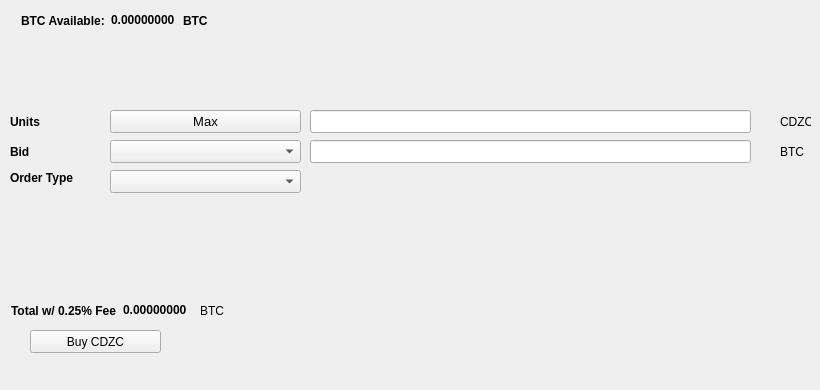
   <widget class="QWidget" name="BuyTab">
    <attribute name="title">
     <string>Buy</string>
    </attribute>
    <widget class="QPushButton" name="BuyCDZC">
     <property name="geometry">
      <rect>
       <x>30</x>
       <y>330</y>
       <width>131</width>
       <height>23</height>
      </rect>
     </property>
     <property name="text">
      <string>Buy CDZC</string>
     </property>
     <property name="icon">
      <iconset resource="../cryptodezirecash.qrc">
       <normaloff>:/icons/bitcoin</normaloff>:/icons/bitcoin</iconset>
     </property>
    </widget>
    <widget class="QLabel" name="label_3">
     <property name="geometry">
      <rect>
       <x>10</x>
       <y>110</y>
       <width>46</width>
       <height>23</height>
      </rect>
     </property>
     <property name="font">
      <font>
       <weight>75</weight>
       <bold>true</bold>
      </font>
     </property>
     <property name="text">
      <string>Units</string>
     </property>
    </widget>
    <widget class="QLineEdit" name="UnitsInput">
     <property name="geometry">
      <rect>
       <x>310</x>
       <y>110</y>
       <width>441</width>
       <height>23</height>
      </rect>
     </property>
     <property name="font">
      <font>
       <pointsize>9</pointsize>
       <weight>75</weight>
       <bold>true</bold>
      </font>
     </property>
    </widget>
    <widget class="QLineEdit" name="BuyBidPriceEdit">
     <property name="geometry">
      <rect>
       <x>310</x>
       <y>140</y>
       <width>441</width>
       <height>23</height>
      </rect>
     </property>
     <property name="font">
      <font>
       <pointsize>9</pointsize>
       <weight>75</weight>
       <bold>true</bold>
      </font>
     </property>
    </widget>
    <widget class="QLabel" name="label_4">
     <property name="geometry">
      <rect>
       <x>780</x>
       <y>110</y>
       <width>31</width>
       <height>23</height>
      </rect>
     </property>
     <property name="text">
      <string>CDZC</string>
     </property>
    </widget>
    <widget class="QLabel" name="label_5">
     <property name="geometry">
      <rect>
       <x>780</x>
       <y>140</y>
       <width>31</width>
       <height>23</height>
      </rect>
     </property>
     <property name="text">
      <string>BTC</string>
     </property>
    </widget>
    <widget class="QLabel" name="label_6">
     <property name="geometry">
      <rect>
       <x>10</x>
       <y>140</y>
       <width>46</width>
       <height>23</height>
      </rect>
     </property>
     <property name="font">
      <font>
       <weight>75</weight>
       <bold>true</bold>
      </font>
     </property>
     <property name="text">
      <string>Bid</string>
     </property>
    </widget>
    <widget class="QLabel" name="label_7">
     <property name="geometry">
      <rect>
       <x>10</x>
       <y>170</y>
       <width>91</width>
       <height>16</height>
      </rect>
     </property>
     <property name="font">
      <font>
       <weight>75</weight>
       <bold>true</bold>
      </font>
     </property>
     <property name="text">
      <string>Order Type</string>
     </property>
    </widget>
    <widget class="QPushButton" name="Buy_Max_Amount">
     <property name="geometry">
      <rect>
       <x>110</x>
       <y>110</y>
       <width>191</width>
       <height>23</height>
      </rect>
     </property>
     <property name="font">
      <font>
       <pointsize>10</pointsize>
      </font>
     </property>
     <property name="text">
      <string>Max</string>
     </property>
    </widget>
    <widget class="QComboBox" name="BuyBidcomboBox">
     <property name="geometry">
      <rect>
       <x>110</x>
       <y>140</y>
       <width>191</width>
       <height>23</height>
      </rect>
     </property>
     <property name="font">
      <font>
       <pointsize>10</pointsize>
      </font>
     </property>
    </widget>
    <widget class="QComboBox" name="buyOrdertypeCombo">
     <property name="geometry">
      <rect>
       <x>110</x>
       <y>170</y>
       <width>191</width>
       <height>23</height>
      </rect>
     </property>
     <property name="font">
      <font>
       <pointsize>10</pointsize>
      </font>
     </property>
    </widget>
    <widget class="QWidget" name="layoutWidget1">
     <property name="geometry">
      <rect>
       <x>21</x>
       <y>11</y>
       <width>227</width>
       <height>19</height>
      </rect>
     </property>
     <layout class="QHBoxLayout" name="horizontalLayout_3">
      <item>
       <widget class="QLabel" name="label232">
        <property name="font">
         <font>
          <weight>75</weight>
          <bold>true</bold>
         </font>
        </property>
        <property name="text">
         <string>BTC Available:</string>
        </property>
       </widget>
      </item>
      <item>
       <widget class="QLabel" name="BtcAvailableLbl">
        <property name="palette">
         <palette>
          <active>
           <colorrole role="WindowText">
            <brush brushstyle="SolidPattern">
             <color alpha="255">
              <red>0</red>
              <green>0</green>
              <blue>0</blue>
             </color>
            </brush>
           </colorrole>
           <colorrole role="Button">
            <brush brushstyle="SolidPattern">
             <color alpha="255">
              <red>0</red>
              <green>170</green>
              <blue>0</blue>
             </color>
            </brush>
           </colorrole>
           <colorrole role="Light">
            <brush brushstyle="SolidPattern">
             <color alpha="255">
              <red>0</red>
              <green>255</green>
              <blue>0</blue>
             </color>
            </brush>
           </colorrole>
           <colorrole role="Midlight">
            <brush brushstyle="SolidPattern">
             <color alpha="255">
              <red>0</red>
              <green>212</green>
              <blue>0</blue>
             </color>
            </brush>
           </colorrole>
           <colorrole role="Dark">
            <brush brushstyle="SolidPattern">
             <color alpha="255">
              <red>0</red>
              <green>85</green>
              <blue>0</blue>
             </color>
            </brush>
           </colorrole>
           <colorrole role="Mid">
            <brush brushstyle="SolidPattern">
             <color alpha="255">
              <red>0</red>
              <green>113</green>
              <blue>0</blue>
             </color>
            </brush>
           </colorrole>
           <colorrole role="Text">
            <brush brushstyle="SolidPattern">
             <color alpha="255">
              <red>0</red>
              <green>170</green>
              <blue>0</blue>
             </color>
            </brush>
           </colorrole>
           <colorrole role="BrightText">
            <brush brushstyle="SolidPattern">
             <color alpha="255">
              <red>255</red>
              <green>255</green>
              <blue>255</blue>
             </color>
            </brush>
           </colorrole>
           <colorrole role="ButtonText">
            <brush brushstyle="SolidPattern">
             <color alpha="255">
              <red>0</red>
              <green>0</green>
              <blue>0</blue>
             </color>
            </brush>
           </colorrole>
           <colorrole role="Base">
            <brush brushstyle="SolidPattern">
             <color alpha="255">
              <red>255</red>
              <green>255</green>
              <blue>255</blue>
             </color>
            </brush>
           </colorrole>
           <colorrole role="Window">
            <brush brushstyle="SolidPattern">
             <color alpha="255">
              <red>0</red>
              <green>170</green>
              <blue>0</blue>
             </color>
            </brush>
           </colorrole>
           <colorrole role="Shadow">
            <brush brushstyle="SolidPattern">
             <color alpha="255">
              <red>0</red>
              <green>0</green>
              <blue>0</blue>
             </color>
            </brush>
           </colorrole>
           <colorrole role="AlternateBase">
            <brush brushstyle="SolidPattern">
             <color alpha="255">
              <red>127</red>
              <green>212</green>
              <blue>127</blue>
             </color>
            </brush>
           </colorrole>
           <colorrole role="ToolTipBase">
            <brush brushstyle="SolidPattern">
             <color alpha="255">
              <red>255</red>
              <green>255</green>
              <blue>220</blue>
             </color>
            </brush>
           </colorrole>
           <colorrole role="ToolTipText">
            <brush brushstyle="SolidPattern">
             <color alpha="255">
              <red>0</red>
              <green>0</green>
              <blue>0</blue>
             </color>
            </brush>
           </colorrole>
          </active>
          <inactive>
           <colorrole role="WindowText">
            <brush brushstyle="SolidPattern">
             <color alpha="255">
              <red>0</red>
              <green>0</green>
              <blue>0</blue>
             </color>
            </brush>
           </colorrole>
           <colorrole role="Button">
            <brush brushstyle="SolidPattern">
             <color alpha="255">
              <red>0</red>
              <green>170</green>
              <blue>0</blue>
             </color>
            </brush>
           </colorrole>
           <colorrole role="Light">
            <brush brushstyle="SolidPattern">
             <color alpha="255">
              <red>0</red>
              <green>255</green>
              <blue>0</blue>
             </color>
            </brush>
           </colorrole>
           <colorrole role="Midlight">
            <brush brushstyle="SolidPattern">
             <color alpha="255">
              <red>0</red>
              <green>212</green>
              <blue>0</blue>
             </color>
            </brush>
           </colorrole>
           <colorrole role="Dark">
            <brush brushstyle="SolidPattern">
             <color alpha="255">
              <red>0</red>
              <green>85</green>
              <blue>0</blue>
             </color>
            </brush>
           </colorrole>
           <colorrole role="Mid">
            <brush brushstyle="SolidPattern">
             <color alpha="255">
              <red>0</red>
              <green>113</green>
              <blue>0</blue>
             </color>
            </brush>
           </colorrole>
           <colorrole role="Text">
            <brush brushstyle="SolidPattern">
             <color alpha="255">
              <red>0</red>
              <green>170</green>
              <blue>0</blue>
             </color>
            </brush>
           </colorrole>
           <colorrole role="BrightText">
            <brush brushstyle="SolidPattern">
             <color alpha="255">
              <red>255</red>
              <green>255</green>
              <blue>255</blue>
             </color>
            </brush>
           </colorrole>
           <colorrole role="ButtonText">
            <brush brushstyle="SolidPattern">
             <color alpha="255">
              <red>0</red>
              <green>0</green>
              <blue>0</blue>
             </color>
            </brush>
           </colorrole>
           <colorrole role="Base">
            <brush brushstyle="SolidPattern">
             <color alpha="255">
              <red>255</red>
              <green>255</green>
              <blue>255</blue>
             </color>
            </brush>
           </colorrole>
           <colorrole role="Window">
            <brush brushstyle="SolidPattern">
             <color alpha="255">
              <red>0</red>
              <green>170</green>
              <blue>0</blue>
             </color>
            </brush>
           </colorrole>
           <colorrole role="Shadow">
            <brush brushstyle="SolidPattern">
             <color alpha="255">
              <red>0</red>
              <green>0</green>
              <blue>0</blue>
             </color>
            </brush>
           </colorrole>
           <colorrole role="AlternateBase">
            <brush brushstyle="SolidPattern">
             <color alpha="255">
              <red>127</red>
              <green>212</green>
              <blue>127</blue>
             </color>
            </brush>
           </colorrole>
           <colorrole role="ToolTipBase">
            <brush brushstyle="SolidPattern">
             <color alpha="255">
              <red>255</red>
              <green>255</green>
              <blue>220</blue>
             </color>
            </brush>
           </colorrole>
           <colorrole role="ToolTipText">
            <brush brushstyle="SolidPattern">
             <color alpha="255">
              <red>0</red>
              <green>0</green>
              <blue>0</blue>
             </color>
            </brush>
           </colorrole>
          </inactive>
          <disabled>
           <colorrole role="WindowText">
            <brush brushstyle="SolidPattern">
             <color alpha="255">
              <red>0</red>
              <green>85</green>
              <blue>0</blue>
             </color>
            </brush>
           </colorrole>
           <colorrole role="Button">
            <brush brushstyle="SolidPattern">
             <color alpha="255">
              <red>0</red>
              <green>170</green>
              <blue>0</blue>
             </color>
            </brush>
           </colorrole>
           <colorrole role="Light">
            <brush brushstyle="SolidPattern">
             <color alpha="255">
              <red>0</red>
              <green>255</green>
              <blue>0</blue>
             </color>
            </brush>
           </colorrole>
           <colorrole role="Midlight">
            <brush brushstyle="SolidPattern">
             <color alpha="255">
              <red>0</red>
              <green>212</green>
              <blue>0</blue>
             </color>
            </brush>
           </colorrole>
           <colorrole role="Dark">
            <brush brushstyle="SolidPattern">
             <color alpha="255">
              <red>0</red>
              <green>85</green>
              <blue>0</blue>
             </color>
            </brush>
           </colorrole>
           <colorrole role="Mid">
            <brush brushstyle="SolidPattern">
             <color alpha="255">
              <red>0</red>
              <green>113</green>
              <blue>0</blue>
             </color>
            </brush>
           </colorrole>
           <colorrole role="Text">
            <brush brushstyle="SolidPattern">
             <color alpha="255">
              <red>0</red>
              <green>85</green>
              <blue>0</blue>
             </color>
            </brush>
           </colorrole>
           <colorrole role="BrightText">
            <brush brushstyle="SolidPattern">
             <color alpha="255">
              <red>255</red>
              <green>255</green>
              <blue>255</blue>
             </color>
            </brush>
           </colorrole>
           <colorrole role="ButtonText">
            <brush brushstyle="SolidPattern">
             <color alpha="255">
              <red>0</red>
              <green>85</green>
              <blue>0</blue>
             </color>
            </brush>
           </colorrole>
           <colorrole role="Base">
            <brush brushstyle="SolidPattern">
             <color alpha="255">
              <red>0</red>
              <green>170</green>
              <blue>0</blue>
             </color>
            </brush>
           </colorrole>
           <colorrole role="Window">
            <brush brushstyle="SolidPattern">
             <color alpha="255">
              <red>0</red>
              <green>170</green>
              <blue>0</blue>
             </color>
            </brush>
           </colorrole>
           <colorrole role="Shadow">
            <brush brushstyle="SolidPattern">
             <color alpha="255">
              <red>0</red>
              <green>0</green>
              <blue>0</blue>
             </color>
            </brush>
           </colorrole>
           <colorrole role="AlternateBase">
            <brush brushstyle="SolidPattern">
             <color alpha="255">
              <red>0</red>
              <green>170</green>
              <blue>0</blue>
             </color>
            </brush>
           </colorrole>
           <colorrole role="ToolTipBase">
            <brush brushstyle="SolidPattern">
             <color alpha="255">
              <red>255</red>
              <green>255</green>
              <blue>220</blue>
             </color>
            </brush>
           </colorrole>
           <colorrole role="ToolTipText">
            <brush brushstyle="SolidPattern">
             <color alpha="255">
              <red>0</red>
              <green>0</green>
              <blue>0</blue>
             </color>
            </brush>
           </colorrole>
          </disabled>
         </palette>
        </property>
        <property name="font">
         <font>
          <weight>75</weight>
          <bold>true</bold>
         </font>
        </property>
        <property name="text">
         <string>0.00000000</string>
        </property>
        <property name="textInteractionFlags">
         <set>Qt::LinksAccessibleByMouse|Qt::TextSelectableByKeyboard|Qt::TextSelectableByMouse</set>
        </property>
       </widget>
      </item>
      <item>
       <widget class="QLabel" name="BtcAvailableLbl_2">
        <property name="font">
         <font>
          <weight>75</weight>
          <bold>true</bold>
         </font>
        </property>
        <property name="text">
         <string>BTC</string>
        </property>
       </widget>
      </item>
     </layout>
    </widget>
    <widget class="QWidget" name="layoutWidge2">
     <property name="geometry">
      <rect>
       <x>11</x>
       <y>301</y>
       <width>259</width>
       <height>19</height>
      </rect>
     </property>
     <layout class="QHBoxLayout" name="horizontalLayout_4">
      <item>
       <widget class="QLabel" name="label_9">
        <property name="font">
         <font>
          <weight>75</weight>
          <bold>true</bold>
         </font>
        </property>
        <property name="text">
         <string>Total w/ 0.25% Fee</string>
        </property>
       </widget>
      </item>
      <item>
       <widget class="QLabel" name="BuyCostLabel">
        <property name="palette">
         <palette>
          <active>
           <colorrole role="WindowText">
            <brush brushstyle="SolidPattern">
             <color alpha="255">
              <red>0</red>
              <green>0</green>
              <blue>0</blue>
             </color>
            </brush>
           </colorrole>
           <colorrole role="Button">
            <brush brushstyle="SolidPattern">
             <color alpha="255">
              <red>0</red>
              <green>170</green>
              <blue>0</blue>
             </color>
            </brush>
           </colorrole>
           <colorrole role="Light">
            <brush brushstyle="SolidPattern">
             <color alpha="255">
              <red>0</red>
              <green>255</green>
              <blue>0</blue>
             </color>
            </brush>
           </colorrole>
           <colorrole role="Midlight">
            <brush brushstyle="SolidPattern">
             <color alpha="255">
              <red>0</red>
              <green>212</green>
              <blue>0</blue>
             </color>
            </brush>
           </colorrole>
           <colorrole role="Dark">
            <brush brushstyle="SolidPattern">
             <color alpha="255">
              <red>0</red>
              <green>85</green>
              <blue>0</blue>
             </color>
            </brush>
           </colorrole>
           <colorrole role="Mid">
            <brush brushstyle="SolidPattern">
             <color alpha="255">
              <red>0</red>
              <green>113</green>
              <blue>0</blue>
             </color>
            </brush>
           </colorrole>
           <colorrole role="Text">
            <brush brushstyle="SolidPattern">
             <color alpha="255">
              <red>0</red>
              <green>170</green>
              <blue>0</blue>
             </color>
            </brush>
           </colorrole>
           <colorrole role="BrightText">
            <brush brushstyle="SolidPattern">
             <color alpha="255">
              <red>255</red>
              <green>255</green>
              <blue>255</blue>
             </color>
            </brush>
           </colorrole>
           <colorrole role="ButtonText">
            <brush brushstyle="SolidPattern">
             <color alpha="255">
              <red>0</red>
              <green>0</green>
              <blue>0</blue>
             </color>
            </brush>
           </colorrole>
           <colorrole role="Base">
            <brush brushstyle="SolidPattern">
             <color alpha="255">
              <red>255</red>
              <green>255</green>
              <blue>255</blue>
             </color>
            </brush>
           </colorrole>
           <colorrole role="Window">
            <brush brushstyle="SolidPattern">
             <color alpha="255">
              <red>0</red>
              <green>170</green>
              <blue>0</blue>
             </color>
            </brush>
           </colorrole>
           <colorrole role="Shadow">
            <brush brushstyle="SolidPattern">
             <color alpha="255">
              <red>0</red>
              <green>0</green>
              <blue>0</blue>
             </color>
            </brush>
           </colorrole>
           <colorrole role="AlternateBase">
            <brush brushstyle="SolidPattern">
             <color alpha="255">
              <red>127</red>
              <green>212</green>
              <blue>127</blue>
             </color>
            </brush>
           </colorrole>
           <colorrole role="ToolTipBase">
            <brush brushstyle="SolidPattern">
             <color alpha="255">
              <red>255</red>
              <green>255</green>
              <blue>220</blue>
             </color>
            </brush>
           </colorrole>
           <colorrole role="ToolTipText">
            <brush brushstyle="SolidPattern">
             <color alpha="255">
              <red>0</red>
              <green>0</green>
              <blue>0</blue>
             </color>
            </brush>
           </colorrole>
          </active>
          <inactive>
           <colorrole role="WindowText">
            <brush brushstyle="SolidPattern">
             <color alpha="255">
              <red>0</red>
              <green>0</green>
              <blue>0</blue>
             </color>
            </brush>
           </colorrole>
           <colorrole role="Button">
            <brush brushstyle="SolidPattern">
             <color alpha="255">
              <red>0</red>
              <green>170</green>
              <blue>0</blue>
             </color>
            </brush>
           </colorrole>
           <colorrole role="Light">
            <brush brushstyle="SolidPattern">
             <color alpha="255">
              <red>0</red>
              <green>255</green>
              <blue>0</blue>
             </color>
            </brush>
           </colorrole>
           <colorrole role="Midlight">
            <brush brushstyle="SolidPattern">
             <color alpha="255">
              <red>0</red>
              <green>212</green>
              <blue>0</blue>
             </color>
            </brush>
           </colorrole>
           <colorrole role="Dark">
            <brush brushstyle="SolidPattern">
             <color alpha="255">
              <red>0</red>
              <green>85</green>
              <blue>0</blue>
             </color>
            </brush>
           </colorrole>
           <colorrole role="Mid">
            <brush brushstyle="SolidPattern">
             <color alpha="255">
              <red>0</red>
              <green>113</green>
              <blue>0</blue>
             </color>
            </brush>
           </colorrole>
           <colorrole role="Text">
            <brush brushstyle="SolidPattern">
             <color alpha="255">
              <red>0</red>
              <green>170</green>
              <blue>0</blue>
             </color>
            </brush>
           </colorrole>
           <colorrole role="BrightText">
            <brush brushstyle="SolidPattern">
             <color alpha="255">
              <red>255</red>
              <green>255</green>
              <blue>255</blue>
             </color>
            </brush>
           </colorrole>
           <colorrole role="ButtonText">
            <brush brushstyle="SolidPattern">
             <color alpha="255">
              <red>0</red>
              <green>0</green>
              <blue>0</blue>
             </color>
            </brush>
           </colorrole>
           <colorrole role="Base">
            <brush brushstyle="SolidPattern">
             <color alpha="255">
              <red>255</red>
              <green>255</green>
              <blue>255</blue>
             </color>
            </brush>
           </colorrole>
           <colorrole role="Window">
            <brush brushstyle="SolidPattern">
             <color alpha="255">
              <red>0</red>
              <green>170</green>
              <blue>0</blue>
             </color>
            </brush>
           </colorrole>
           <colorrole role="Shadow">
            <brush brushstyle="SolidPattern">
             <color alpha="255">
              <red>0</red>
              <green>0</green>
              <blue>0</blue>
             </color>
            </brush>
           </colorrole>
           <colorrole role="AlternateBase">
            <brush brushstyle="SolidPattern">
             <color alpha="255">
              <red>127</red>
              <green>212</green>
              <blue>127</blue>
             </color>
            </brush>
           </colorrole>
           <colorrole role="ToolTipBase">
            <brush brushstyle="SolidPattern">
             <color alpha="255">
              <red>255</red>
              <green>255</green>
              <blue>220</blue>
             </color>
            </brush>
           </colorrole>
           <colorrole role="ToolTipText">
            <brush brushstyle="SolidPattern">
             <color alpha="255">
              <red>0</red>
              <green>0</green>
              <blue>0</blue>
             </color>
            </brush>
           </colorrole>
          </inactive>
          <disabled>
           <colorrole role="WindowText">
            <brush brushstyle="SolidPattern">
             <color alpha="255">
              <red>0</red>
              <green>85</green>
              <blue>0</blue>
             </color>
            </brush>
           </colorrole>
           <colorrole role="Button">
            <brush brushstyle="SolidPattern">
             <color alpha="255">
              <red>0</red>
              <green>170</green>
              <blue>0</blue>
             </color>
            </brush>
           </colorrole>
           <colorrole role="Light">
            <brush brushstyle="SolidPattern">
             <color alpha="255">
              <red>0</red>
              <green>255</green>
              <blue>0</blue>
             </color>
            </brush>
           </colorrole>
           <colorrole role="Midlight">
            <brush brushstyle="SolidPattern">
             <color alpha="255">
              <red>0</red>
              <green>212</green>
              <blue>0</blue>
             </color>
            </brush>
           </colorrole>
           <colorrole role="Dark">
            <brush brushstyle="SolidPattern">
             <color alpha="255">
              <red>0</red>
              <green>85</green>
              <blue>0</blue>
             </color>
            </brush>
           </colorrole>
           <colorrole role="Mid">
            <brush brushstyle="SolidPattern">
             <color alpha="255">
              <red>0</red>
              <green>113</green>
              <blue>0</blue>
             </color>
            </brush>
           </colorrole>
           <colorrole role="Text">
            <brush brushstyle="SolidPattern">
             <color alpha="255">
              <red>0</red>
              <green>85</green>
              <blue>0</blue>
             </color>
            </brush>
           </colorrole>
           <colorrole role="BrightText">
            <brush brushstyle="SolidPattern">
             <color alpha="255">
              <red>255</red>
              <green>255</green>
              <blue>255</blue>
             </color>
            </brush>
           </colorrole>
           <colorrole role="ButtonText">
            <brush brushstyle="SolidPattern">
             <color alpha="255">
              <red>0</red>
              <green>85</green>
              <blue>0</blue>
             </color>
            </brush>
           </colorrole>
           <colorrole role="Base">
            <brush brushstyle="SolidPattern">
             <color alpha="255">
              <red>0</red>
              <green>170</green>
              <blue>0</blue>
             </color>
            </brush>
           </colorrole>
           <colorrole role="Window">
            <brush brushstyle="SolidPattern">
             <color alpha="255">
              <red>0</red>
              <green>170</green>
              <blue>0</blue>
             </color>
            </brush>
           </colorrole>
           <colorrole role="Shadow">
            <brush brushstyle="SolidPattern">
             <color alpha="255">
              <red>0</red>
              <green>0</green>
              <blue>0</blue>
             </color>
            </brush>
           </colorrole>
           <colorrole role="AlternateBase">
            <brush brushstyle="SolidPattern">
             <color alpha="255">
              <red>0</red>
              <green>170</green>
              <blue>0</blue>
             </color>
            </brush>
           </colorrole>
           <colorrole role="ToolTipBase">
            <brush brushstyle="SolidPattern">
             <color alpha="255">
              <red>255</red>
              <green>255</green>
              <blue>220</blue>
             </color>
            </brush>
           </colorrole>
           <colorrole role="ToolTipText">
            <brush brushstyle="SolidPattern">
             <color alpha="255">
              <red>0</red>
              <green>0</green>
              <blue>0</blue>
             </color>
            </brush>
           </colorrole>
          </disabled>
         </palette>
        </property>
        <property name="font">
         <font>
          <weight>75</weight>
          <bold>true</bold>
         </font>
        </property>
        <property name="autoFillBackground">
         <bool>false</bool>
        </property>
        <property name="text">
         <string>0.00000000</string>
        </property>
        <property name="textInteractionFlags">
         <set>Qt::LinksAccessibleByMouse|Qt::TextSelectableByMouse</set>
        </property>
       </widget>
      </item>
      <item>
       <widget class="QLabel" name="label_10">
        <property name="font">
         <font>
          <weight>50</weight>
          <bold>false</bold>
         </font>
        </property>
        <property name="text">
         <string>BTC</string>
        </property>
       </widget>
      </item>
     </layout>
    </widget>
    <widget class="QLabel" name="label_24">
     <property name="geometry">
      <rect>
       <x>460</x>
       <y>300</y>
       <width>281</width>
       <height>81</height>
      </rect>
     </property>
     <property name="text">
      <string/>
     </property>
     <property name="pixmap">
      <pixmap>:/images/bittrex</pixmap>
     </property>
    </widget>
   </widget>
